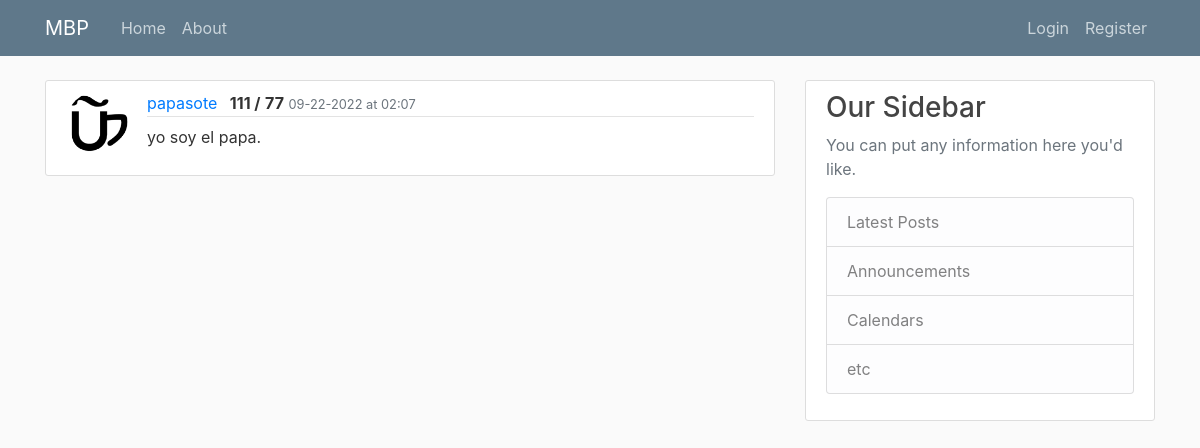
Before: /reading/3/ with the older database file.
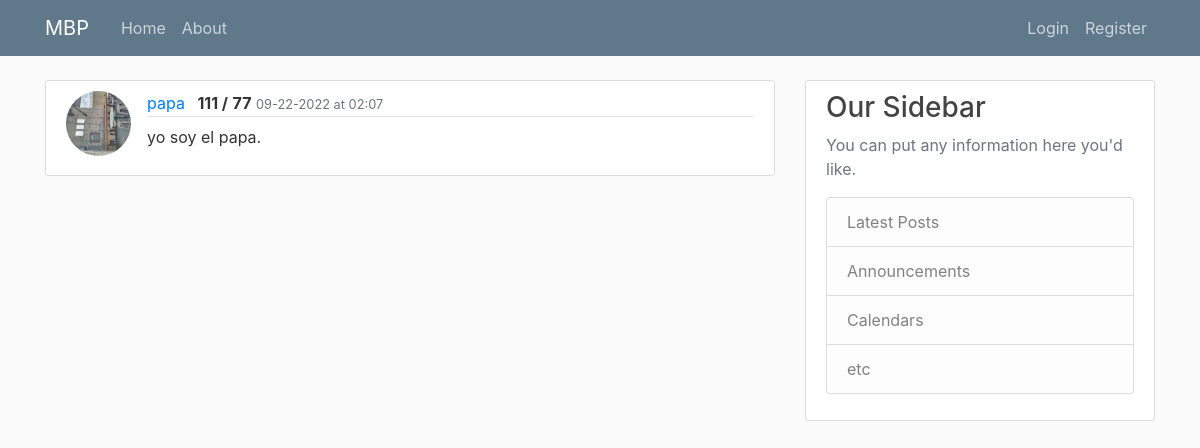
After: the same page with the newer database file.
### mbp/models.py (models this page shows, shortened)
class User(db.Model, UserMixin):
    id = db.Column(db.Integer, primary_key=True)
    username = db.Column(db.String(20), unique=True, nullable=False)
    email = db.Column(db.String(120), unique=True, nullable=False)
    image_file = db.Column(db.String(20), nullable=False, default='default.jpg')
    password = db.Column(db.String(60), nullable=False)
    readings = db.relationship('Reading', backref='user', lazy=True)

### mbp/readings/routes.py (the view)
@readings.route('/reading/<int:reading_id>/')
def reading(reading_id):
    reading = Reading.query.get_or_404(reading_id)
    return render_template('reading.html', title='User Readings', reading=reading)

### mbp/templates/reading.html (shortened to what this page needs)
{% extends "base.html" %}
{% block content %}
    <article class="media content-section">
      <img class="rounded-circle article-img" src="{{ url_for('static', filename='profile_pics/' + reading.user.image_file) }}" />
      <div class="media-body">
        <div class="article-metadata">
          <a class="mr-2" href="{{ url_for('users.user_readings', username=reading.user.username) }}">{{ reading.user.username }}</a>
          <text class="font-weight-bold">{{ reading.sys }} /</text>
          <text class="font-weight-bold">{{ reading.dia}}</text>
          <small class="text-muted">{{ reading.date_posted.strftime('%m-%d-%Y at %H:%M') }}</small>
        </div>
            <p class="article-content">{{ reading.notes }}</p>
      </div>
    </article>
{% endblock content %}

Changed rows visible on the page:
changed User: image_file: a different picture; user.username "papasote" → "papa"
